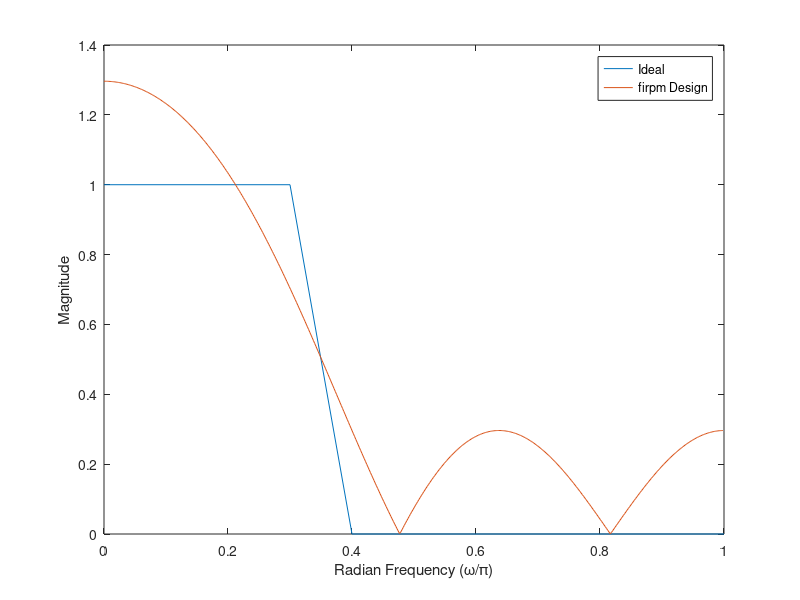

Source code (MATLAB):
f = [0.0 0.3 0.4 1.0];
a = [1.0 1.0 0.0 0.0];
b = firpm(6,f,a);

[h,w] = freqz(b,1,512);
plot(f,a,w/pi,abs(h))
legend('Ideal','firpm Design')
xlabel 'Radian Frequency (\omega/\pi)', ylabel 'Magnitude'
